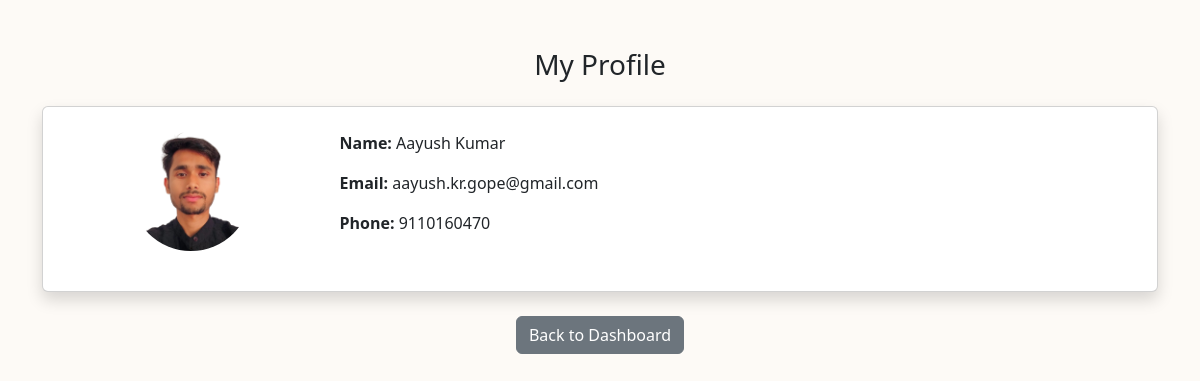
/user/myprofile.php (signed in), run on the app's committed database.
### tables this page shows
CREATE TABLE `users` (
  `id` int(11) NOT NULL,
  `name` varchar(100) DEFAULT NULL,
  `email` varchar(100) DEFAULT NULL,
  `phone` varchar(15) DEFAULT NULL,
  `password` varchar(255) NOT NULL,
  `profile_picture` varchar(255) DEFAULT NULL
);

### user/myprofile.php (the view, shortened to what this page needs)
<?php
require_once "../db.php";
$user_id = $_SESSION['user_id'];
$stmt = $conn->prepare("SELECT * FROM users WHERE id = ?");
$stmt->bind_param("i", $user_id);
$stmt->execute();
$user = $stmt->get_result()->fetch_assoc();
?>
<!DOCTYPE html>
<html lang="en">
<head>
  <link href="https://cdn.jsdelivr.net/npm/bootstrap@5.3.6/dist/css/bootstrap.min.css" rel="stylesheet">
</head>
<body>
<div class="container py-5">
  <h3 class="text-center mb-4">My Profile</h3>
  <div class="card p-4 shadow">
    <div class="row">
      <div class="col-md-3 text-center">
        <?php if (!empty($user['profile_picture'])): ?>
          <img src="../uploads/<?= $user['profile_picture'] ?>" alt="Profile Picture" class="profile-pic mb-3">
        <?php else: ?>
          <div class="bg-secondary text-white d-flex align-items-center justify-content-center rounded-circle" style="width: 120px; height: 120px;">N/A</div>
        <?php endif; ?>
      </div>
      <div class="col-md-9">
        <p><strong>Name:</strong> <?= htmlspecialchars($user['name']) ?></p>
        <p><strong>Email:</strong> <?= htmlspecialchars($user['email']) ?></p>
        <p><strong>Phone:</strong> <?= htmlspecialchars($user['phone']) ?></p>
      </div>
    </div>
  </div>
  <div class="text-center mt-4">
    <a href="dashboard.php" class="btn btn-secondary">Back to Dashboard</a>
  </div>
</div>
</body>
</html>

### user/myprofile.php (style rules this page uses)
body { background-color: #fdfaf6; }
.profile-pic { width: 120px; height: 120px; object-fit: cover; border-radius: 50%; }

### data on the page
users: profile_picture (picture), name "Aayush Kumar", email "aayush.kr.gope@gmail.com", phone "9110160470"
